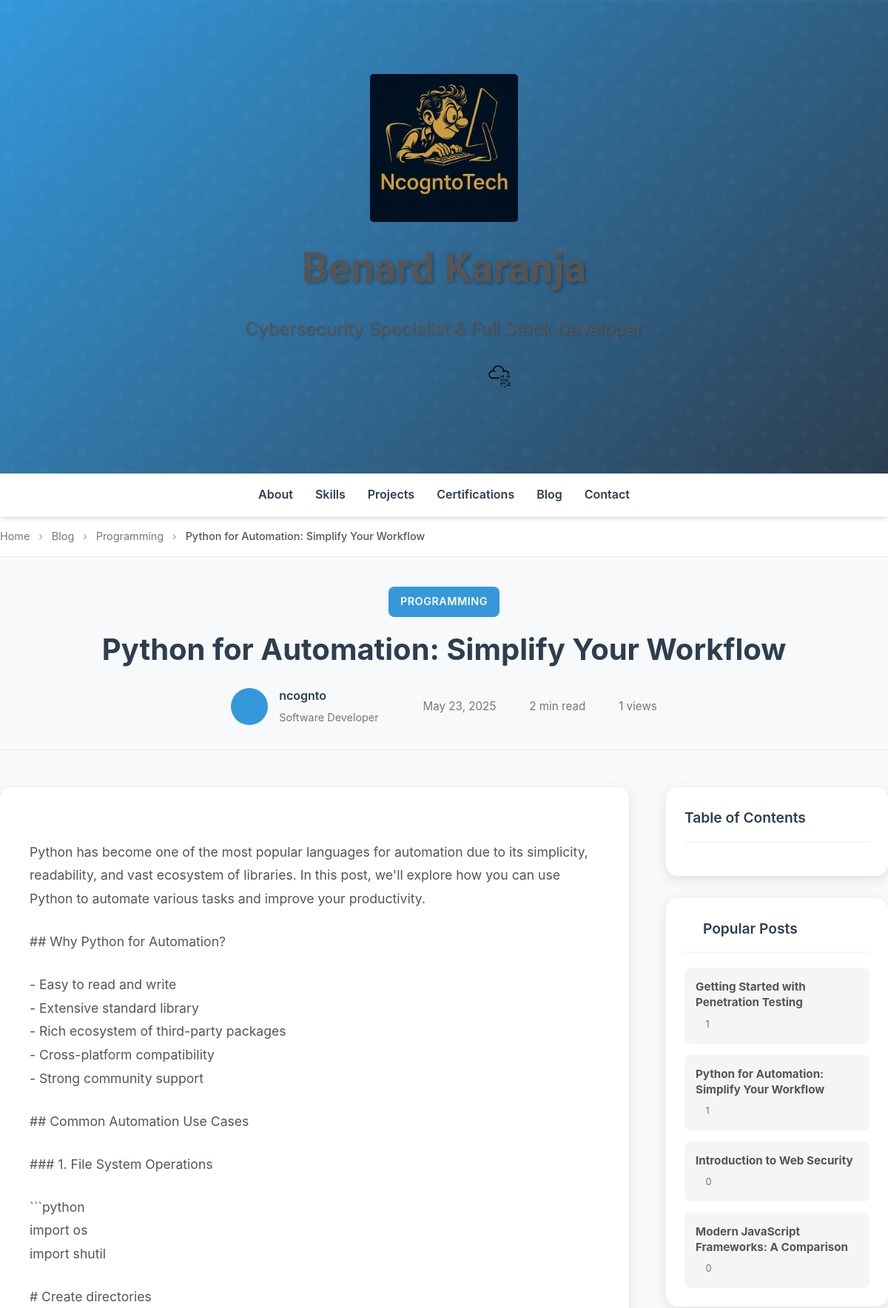
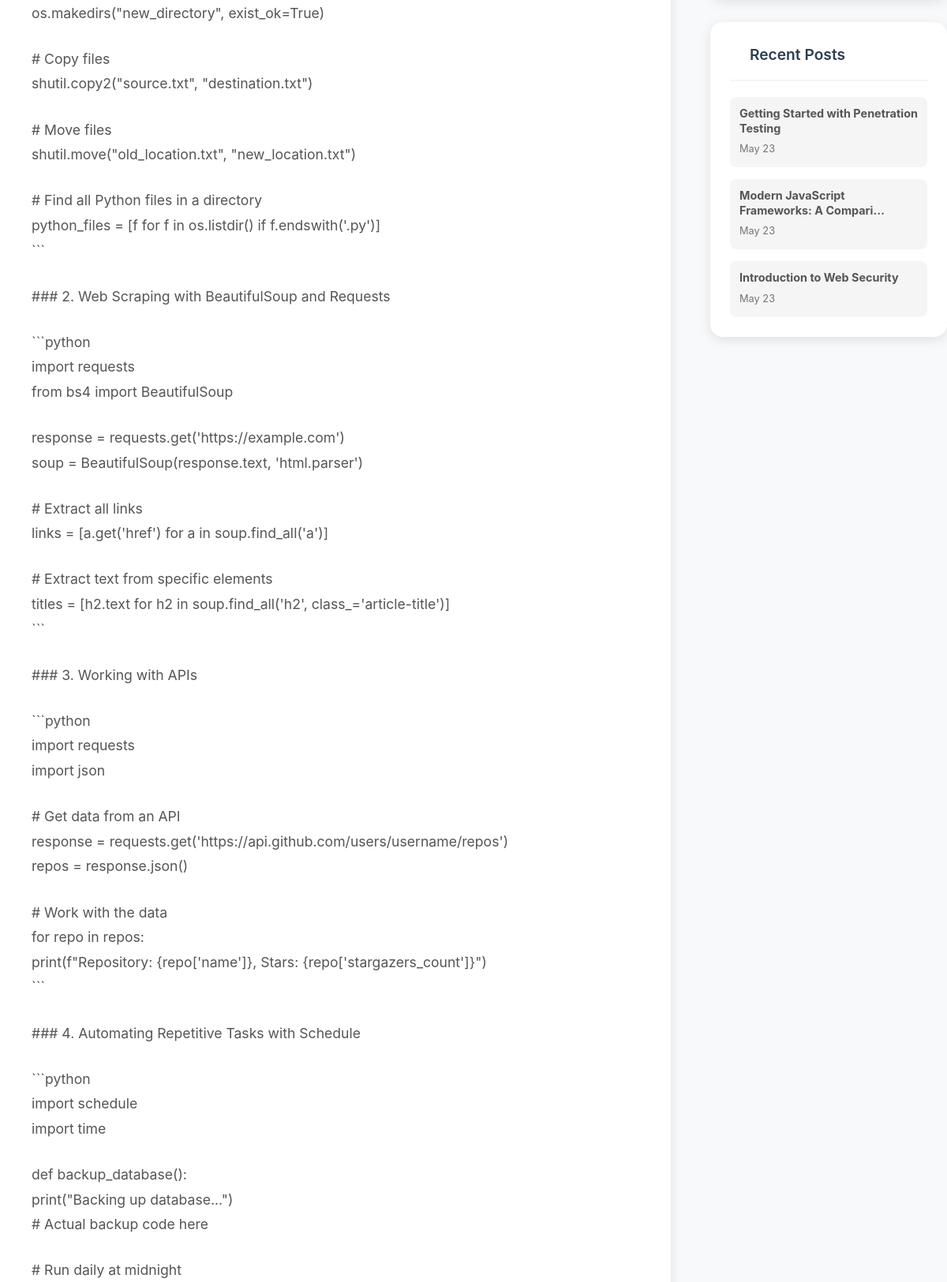
/blog/2025/5/23/python-for-automation-simplify-your-workflow/ (upper part), run on the app's committed database (2 pictures, top to bottom).
### blogs/models.py (models this page shows, shortened)
class Post(models.Model):
    STATUS_CHOICES = (
        ('draft', 'Draft'),
        ('published', 'Published'),
        ('scheduled', 'Scheduled'),
    )
    DIFFICULTY_CHOICES = (
        ('beginner', 'Beginner'),
        ('intermediate', 'Intermediate'),
        ('advanced', 'Advanced'),
    )
    title = models.CharField(max_length=250)
    slug = models.SlugField(max_length=250, unique_for_date='publish')
    author = models.ForeignKey(User, on_delete=models.CASCADE, related_name='blog_posts')
    category = models.ForeignKey(Category, on_delete=models.CASCADE, related_name='posts')
    tags = models.ManyToManyField(Tag, blank=True, related_name='posts')
    content = models.TextField()
    excerpt = models.TextField(max_length=300, blank=True, help_text='Brief description of the post')
    featured_image = models.ImageField(upload_to='blog/%Y/%m/%d/', blank=True, null=True)
    difficulty_level = models.CharField(max_length=12, choices=DIFFICULTY_CHOICES, default='intermediate')
    estimated_read_time = models.PositiveIntegerField(blank=True, null=True, help_text='Reading time in minutes')
    table_of_contents = models.TextField(blank=True, help_text='JSON structure for TOC')
    meta_title = models.CharField(max_length=60, blank=True, help_text='SEO title (60 chars max)')
    meta_description = models.CharField(max_length=160, blank=True, help_text='SEO description (160 chars max)')
    meta_keywords = models.CharField(max_length=255, blank=True, help_text='Comma-separated keywords')
    views = models.PositiveIntegerField(default=0)
    likes = models.PositiveIntegerField(default=0)
    shares = models.PositiveIntegerField(default=0)
    read_percentage = models.FloatField(default=0.0, validators=[MinValueValidator(0), MaxValueValidator(100)])
    allow_comments = models.BooleanField(default=True)
    enable_social_sharing = models.BooleanField(default=True)
    publish = models.DateTimeField(default=timezone.now)
    created = models.DateTimeField(auto_now_add=True)
    updated = models.DateTimeField(auto_now=True)
    status = models.CharField(max_length=10, choices=STATUS_CHOICES, default='draft')
    is_featured = models.BooleanField(default=False)
    is_trending = models.BooleanField(default=False)
    featured_until = models.DateTimeField(blank=True, null=True, help_text='Auto-unfeature after this date')
    class Meta:
        ordering = ('-publish',)
        indexes = [
            models.Index(fields=['status', 'publish']),
            models.Index(fields=['category', 'status']),
            models.Index(fields=['is_featured', 'status']),
        ]
    def get_absolute_url(self):
        return reverse('blogs:post_detail', args=[self.publish.year,
                                                 self.publish.month,
                                                 self.publish.day,
                                                 self.slug])
    def save(self, *args, **kwargs):
        if not self.excerpt and self.content:
            plain_text = re.sub(r'<[^>]+>', '', self.content)
            self.excerpt = plain_text[:200] + '...' if len(plain_text) > 200 else plain_text
        if not self.estimated_read_time:
            word_count = len(self.content.split())
            self.estimated_read_time = max(1, math.ceil(word_count / 200))
        if not self.meta_title:
            self.meta_title = self.title[:60]
        if not self.meta_description:
            self.meta_description = self.excerpt[:160] if self.excerpt else self.title
        if self.featured_until and timezone.now() > self.featured_until:
            self.is_featured = False
        super().save(*args, **kwargs)
    def reading_time(self):
        return self.estimated_read_time or max(1, math.ceil(len(self.content.split()) / 200))
    def increment_views(self):
        self.views += 1
        self.save(update_fields=['views'])
    def get_related_posts(self, limit=3):
        related = Post.objects.filter(
            status='published'
        ).exclude(id=self.id)
        if self.tags.exists():
            related = related.filter(tags__in=self.tags.all()).distinct()
        if related.count() < limit:
            category_posts = Post.objects.filter(
                category=self.category,
                status='published'
            ).exclude(id=self.id)
            related = related.union(category_posts)
        return related.order_by('-publish')[:limit]

class Category(models.Model):
    name = models.CharField(max_length=100, unique=True)
    slug = models.SlugField(max_length=100, unique=True)
    description = models.TextField(blank=True)
    color = models.CharField(max_length=7, default='#3498db', help_text='Hex color code')
    class Meta:
        verbose_name_plural = 'Categories'
        ordering = ['name']

### blogs/views.py (the view)
# urls.py: path('<int:year>/<int:month>/<int:day>/<slug:post>/', views.post_detail, name='post_detail'),
def post_detail(request, year, month, day, post):
    post = get_object_or_404(Post,
                            slug=post,
                            status='published',
                            publish__year=year,
                            publish__month=month,
                            publish__day=day)
    session_key = f'viewed_post_{post.id}'
    if not request.session.get(session_key):
        post.increment_views()
        request.session[session_key] = True
    is_bookmarked = False
    user_progress = None
    if request.user.is_authenticated:
        is_bookmarked = PostBookmark.objects.filter(user=request.user, post=post).exists()
        user_progress = ReadingProgress.objects.filter(user=request.user, post=post).first()
    comments = post.comments.filter(active=True, parent__isnull=True).select_related('post').order_by('-created')
    related_posts = post.get_related_posts()
    previous_post = Post.objects.filter(
        status='published',
        publish__lt=post.publish
    ).select_related('category').order_by('-publish').first()
    next_post = Post.objects.filter(
        status='published',
        publish__gt=post.publish
    ).select_related('category').order_by('publish').first()
    popular_posts = Post.objects.filter(
        status='published'
    ).select_related('author', 'category').order_by('-views')[:5]
    recent_posts = Post.objects.filter(
        status='published'
    ).exclude(id=post.id).select_related('author', 'category').order_by('-publish')[:5]
    post_series = PostSeries.objects.filter(posts=post).first()
    series_posts = []
    if post_series:
        series_posts = post_series.posts.filter(status='published').order_by('postseriesorder__order')
    context = {
        'post': post,
        'comments': comments,
        'related_posts': related_posts,
        'previous_post': previous_post,
        'next_post': next_post,
        'popular_posts': popular_posts,
        'recent_posts': recent_posts,
        'is_bookmarked': is_bookmarked,
        'user_progress': user_progress,
        'post_series': post_series,
        'series_posts': series_posts,
    }
    return render(request, 'blogs/post/detail.html', context)

### templates/blogs/post/detail.html (shortened to what this page needs)
{% extends "main/base.html" %}
{% load static %}
{% block extra_css %}
<link rel="stylesheet" href="{% static 'blogs/css/blog.css' %}">
<link rel="stylesheet" href="https://cdnjs.cloudflare.com/ajax/libs/prism/1.29.0/themes/prism-tomorrow.min.css">
{% endblock %}
{% block content %}
<nav class="breadcrumb-nav">
    <div class="container">
        <ol class="breadcrumb">
            <li><a href="{% url 'main:home' %}">Home</a></li>
            <li><a href="{% url 'blogs:post_list' %}">Blog</a></li>
            <li><a href="{% url 'blogs:category_detail' post.category.slug %}">{{ post.category.name }}</a></li>
            <li class="current">{{ post.title|truncatechars:50 }}</li>
        </ol>
    </div>
</nav>
<article class="blog-post-detail-container">
    <div class="container">
        <header class="post-detail-header">
            <div class="post-header-content">
                <div class="post-category-badge" style="background-color: {{ post.category.color }}">
                    <a href="{% url 'blogs:category_detail' post.category.slug %}">{{ post.category.name }}</a>
                </div>
                <h1 class="post-detail-title">{{ post.title }}</h1>
                <div class="post-detail-meta">
                    <div class="author-info">
                        <div class="author-avatar">
                            <i class="fas fa-user-circle"></i>
                        </div>
                        <div class="author-details">
                            <span class="author-name">{{ post.author.get_full_name|default:post.author.username }}</span>
                            <span class="author-title">Software Developer</span>
                        </div>
                    </div>
                    <div class="post-meta-info">
                        <div class="meta-item">
                            <i class="far fa-calendar-alt"></i>
                            <span>{{ post.publish|date:"F d, Y" }}</span>
                        </div>
                        <div class="meta-item">
                            <i class="far fa-clock"></i>
                            <span>{{ post.reading_time }} min read</span>
                        </div>
                        <div class="meta-item">
                            <i class="far fa-eye"></i>
                            <span>{{ post.views }} views</span>
                        </div>
                    </div>
                </div>
            </div>
        </header>
        <div class="post-detail-layout">
            <main class="post-detail-main">
                <div class="post-content-container">
                    <div class="post-content">
                        {{ post.content|linebreaks }}
                    </div>
                </div>
            </main>
            <aside class="post-detail-sidebar">
                <div class="sidebar-widget toc-widget">
                    <h3 class="widget-title">Table of Contents</h3>
                </div>
                {% if popular_posts %}
                <div class="sidebar-widget popular-posts-widget">
                    <h3 class="widget-title">
                        <i class="fas fa-fire"></i>
                        Popular Posts
                    </h3>
                    <div class="popular-posts-list">
                        {% for popular_post in popular_posts %}
                            <article class="popular-post-item">
                                <div class="popular-post-content">
                                    <h4 class="popular-post-title">
                                        <a href="{{ popular_post.get_absolute_url }}">{{ popular_post.title|truncatechars:50 }}</a>
                                    </h4>
                                    <div class="popular-post-meta">
                                        <span class="popular-post-views">
                                            <i class="far fa-eye"></i> {{ popular_post.views }}
                                        </span>
                                    </div>
                                </div>
                            </article>
                        {% endfor %}
                    </div>
                </div>
                {% endif %}
                {% if recent_posts %}
                <div class="sidebar-widget recent-posts-widget">
                    <h3 class="widget-title">
                        <i class="fas fa-clock"></i>
                        Recent Posts
                    </h3>
                    <div class="recent-posts-list">
                        {% for recent_post in recent_posts %}
                            <article class="recent-post-item">
                                <div class="recent-post-content">
                                    <h4 class="recent-post-title">
                                        <a href="{{ recent_post.get_absolute_url }}">{{ recent_post.title|truncatechars:40 }}</a>
                                    </h4>
                                    <div class="recent-post-meta">
                                        <span class="recent-post-date">{{ recent_post.publish|date:"M d" }}</span>
                                    </div>
                                </div>
                            </article>
                        {% endfor %}
                    </div>
                </div>
                {% endif %}
            </aside>
        </div>
    </div>
</article>
{% endblock %}

### static/main/css/styles.css (style rules this page uses)
:root { --primary-color: #6a11cb; --secondary-color: #2575fc; --text-color: #333; --bg-color: #f8f9fa; --card-bg: #ffffff; --shadow: 0 4px 6px rgba(0, 0, 0, 0.1); --background-color: #f4f4f4; --base-font-size: 16px; --line-height: 1.6; --nav-bg: rgba(255, 255, 255, 0.95); --footer-bg: #1e3c72; --modal-bg: rgba(0, 0, 0, 0.8); --project-card-bg: #1f1f2e; --card-text: #fff; --mode-toggle-bg: #f0f0f0; --mode-toggle-color: #333; }
body { font-size: var(--base-font-size); line-height: var(--line-height); color: var(--text-color); background-color: var(--background-color); transition: background-color 0.3s ease, color 0.3s ease; font-family: 'Inter', 'Segoe UI', Roboto, -apple-system, BlinkMacSystemFont, sans-serif; }
* { margin: 0; padding: 0; box-sizing: border-box; scroll-behavior: smooth; }
body { opacity: 0; transition: opacity 0.6s ease; }
body.loaded { opacity: 1; }

### data on the page
Post: category.name "Programming", title "Python for Automation: Simplify Your Workflow", category.name "PROGRAMMING", author.get_full_name "ncognto", publish "May 23, 2025", reading_time "2", views "1", content "Python has become one of the most popular languages for automation due to its simplicity, readability, and vast ecosystem of libraries. In this post, we'll explore how you can use Python to automate various tasks and improve your productivity. ## Why Python for Automation? - Easy to read and write - Extensive standard library - Rich ecosystem of third-party packages - Cross-platform compatibility - Strong community support ## Common Automation Use Cases ### 1. File System Operations ```python import os import shutil # Create directories os.makedirs(\"new_directory\", exist_ok=True) # Copy files shutil.copy2(\"source.txt\", \"destination.txt\") # Move files shutil.move(\"old_location.txt\",…"
Post: title "Getting Started with Penetration Testing", views "1", publish "May 23"
Post: title "Introduction to Web Security", views "0", publish "May 23"
Post: title "Modern JavaScript Frameworks: A Comparison", views "0", title "Modern JavaScript Frameworks: A Compari…", publish "May 23"
